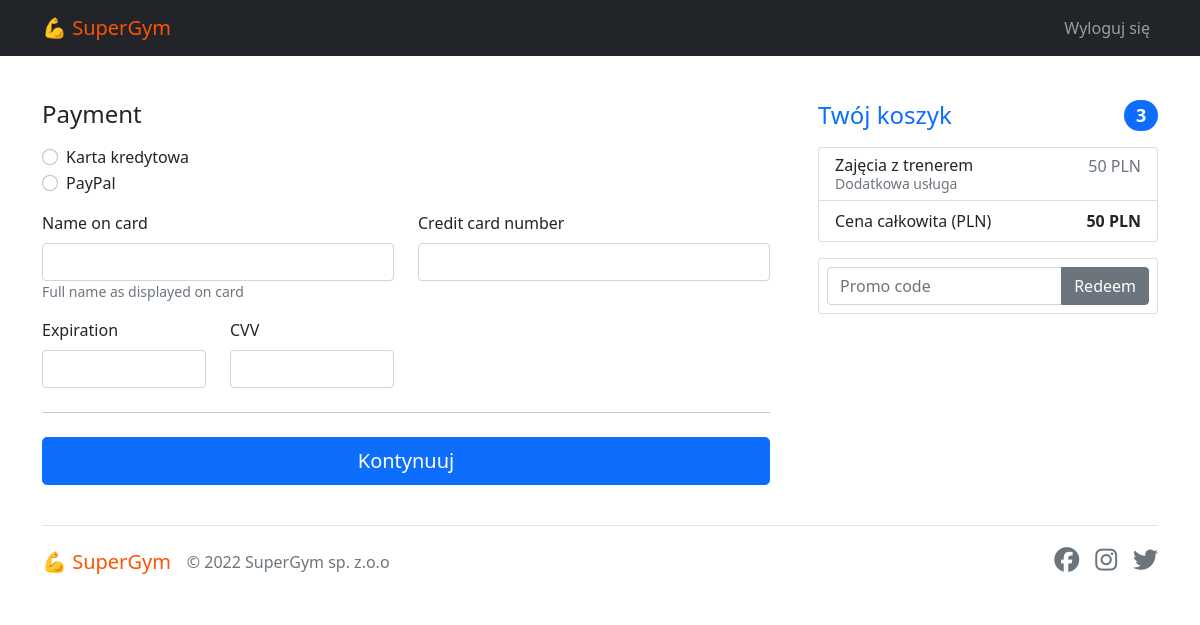
/client/panel/payments/checkout (signed in), run on the app's committed database.
### core/models.py (models this page shows, shortened)
class UserService(models.Model):
    client = models.ForeignKey(User, on_delete=models.CASCADE)
    service = models.ForeignKey(Service, on_delete=models.CASCADE)
    active = models.BooleanField(default=True)

class Service(models.Model):
    name = models.CharField(max_length=50)
    price = models.IntegerField()

class PaymentMethods(models.Model):
    name = models.CharField(max_length=50)

### core/views.py (the view)
# urls.py: path('client/panel/payments/checkout', views.checkout_view, name='checkout'),
@login_required
def checkout_view(request):
    services = UserService.objects.filter(client=request.user, active=False)
    payments = PaymentMethods.objects.all()
    total = 0
    for s in services:
        total += s.service.price
    context = {
        'services': services,
        'total': total,
        'payments': payments
    }
    return render(request, 'core/checkout.html', context)

### core/templates/core/checkout.html (shortened to what this page needs)
{% extends 'base.html' %}
{% load static %}
{% block content %}
<div class="row g-5">
    <div class="col-md-5 col-lg-4 order-md-last">
        <h4 class="d-flex justify-content-between align-items-center mb-3">
            <span class="text-primary">Twój koszyk</span>
            <span class="badge bg-primary rounded-pill">3</span>
        </h4>
        <ul class="list-group mb-3">
            {% for s in services %}
            <li class="list-group-item d-flex justify-content-between lh-sm">
                <div>
                    <h6 class="my-0">{{ s.service.name }}</h6>
                    <small class="text-muted">Dodatkowa usługa</small>
                </div>
                <span class="text-muted">{{ s.service.price }} PLN</span>
            </li>
            {% endfor %}
            <li class="list-group-item d-flex justify-content-between">
                <span>Cena całkowita (PLN)</span>
                <strong>{{ total }} PLN</strong>
            </li>
        </ul>
        <form class="card p-2">
            <div class="input-group">
                <input type="text" class="form-control" placeholder="Promo code">
                <button type="submit" class="btn btn-secondary">Redeem</button>
            </div>
        </form>
    </div>
    <div class="col-md-7 col-lg-8">
        <form action="{% url 'core:checkout_pay' %}">
            <h4 class="mb-3">Payment</h4>
            <div class="my-3">
                {% for payment in payments %}
                <div class="form-check">
                    <input id="credit" name="paymentMethod" type="radio" class="form-check-input">
                    <label class="form-check-label" for="credit">{{ payment.name }}</label>
                </div>
                {% endfor %}
            </div>
            <div class="row gy-3">
                <div class="col-md-6">
                    <label for="cc-name" class="form-label">Name on card</label>
                    <input required required type="text" class="form-control" id="cc-name" placeholder="" required="">
                    <small class="text-muted">Full name as displayed on card</small>
                </div>
                <div class="col-md-6">
                    <label for="cc-number" class="form-label">Credit card number</label>
                    <input required type="text" class="form-control" id="cc-number" placeholder="" required="">
                </div>
                <div class="col-md-3">
                    <label for="cc-expiration" class="form-label">Expiration</label>
                    <input required type="text" class="form-control" id="cc-expiration" placeholder="" required="">
                </div>
                <div class="col-md-3">
                    <label for="cc-cvv" class="form-label">CVV</label>
                    <input required type="text" class="form-control" id="cc-cvv" placeholder="" required="">
                </div>
            </div>
            <hr class="my-4">
            <button class="w-100 btn btn-primary btn-lg" type="submit">Kontynuuj</button>
        </form>
    </div>
</div>
{% endblock content %}

### core/static/css/base.css (style rules this page uses)
:root { --main: #ff5200; }

### data on the page
UserService: service.name "Zajęcia z trenerem", service.price "50"
PaymentMethods: name "Karta kredytowa"
PaymentMethods: name "PayPal"

### other printed values
{{ total }} "50"
